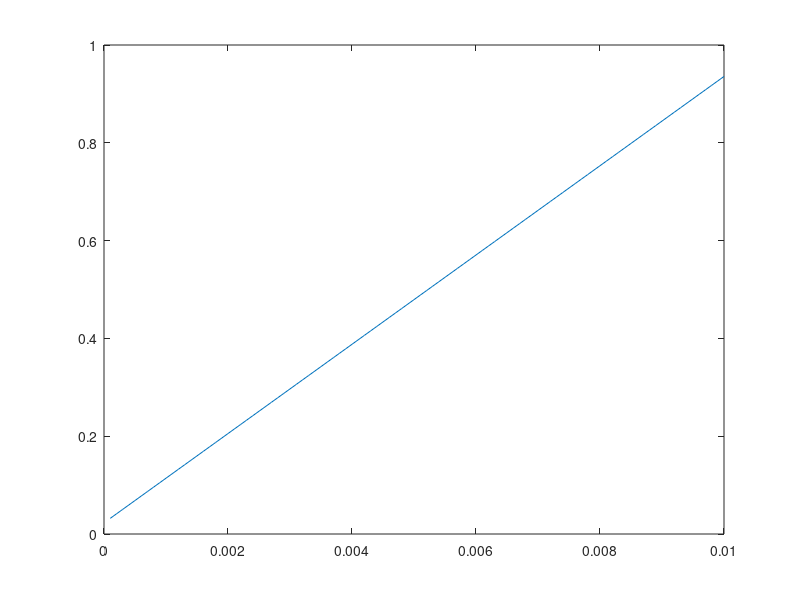

The MATLAB script that drew this image:
%By:        Shane Billingsley
%Class:     ASEN 3728 Aircraft Dynamics
%Date:      Spring 2024

%% Question 1
close; clear all;
%givens
A_lon = [-0.020 0.016 -0.65 -32.17; -0.13 -1.019 454.21 0;...
     0 -0.0050 -1.38 0; 0 0 1.0 0]; %longitudinal matrix
V_a = 502;  %trim velocity in ft/s
[V1,D1] = eig(A_lon); %get eigenvalues/eigenvectors
values = diag(D1);
%find indices for short period and phugoid poles
sp_val_ind = find(real(values) == min(real(values)));
ph_val_ind = find(real(values) == max(real(values)));
%sort values and vectors into short period and phugoid
sp_values = values(sp_val_ind); ph_values = values(ph_val_ind);
sp_vectors = V1(:,sp_val_ind);  ph_vectors = V1(:,ph_val_ind);
%find zeta and omega_n for short period and phugoid
sp_omega_n = sqrt(real(sp_values(1))^2 + imag(sp_values(1))^2);
sp_zeta = abs(real(sp_values(1))/sp_omega_n);
ph_omega_n = sqrt(real(ph_values(1))^2 + imag(ph_values(1))^2);
ph_zeta = abs(real(ph_values(1))/ph_omega_n);
%output results for reference
%disp("Short Period Frequency is " + string(sp_omega_n)...
%    + " and Damping Coefficient is "+ string(sp_zeta));
%disp("Phugoid Frequency is " + string(ph_omega_n)...
%    + " and Damping Coefficient is "+ string(ph_zeta));

%normalize vectors
sp_vectors_norm = sp_vectors;   ph_vectors_norm = ph_vectors;
sp_vectors_norm = sp_vectors_norm./sp_vectors_norm(4,:);
ph_vectors_norm = ph_vectors_norm./ph_vectors_norm(4,:);
%display for reference
%disp("Short Period")
%disp(sp_vectors_norm);
%disp("Phugoid");
%disp(ph_vectors_norm);

%generate phasor plots

%nondimensionalize eigenvectors for phasor plot
sp_vectors_norm(1:2,:) = sp_vectors_norm(1:2,:)./V_a;
ph_vectors_norm(1:2,:) = ph_vectors_norm(1:2,:)./V_a;

% figure();   hold on;    grid on;
% plot([0 real(sp_vectors_norm(4,1))],[0 imag(sp_vectors_norm(4,1))], 'LineWidth',1.5,'Color','b');
% plot([0 real(sp_vectors_norm(3,1))],[0 imag(sp_vectors_norm(3,1))], 'LineWidth',1.5,'Color','g');
% plot([0 real(sp_vectors_norm(2,1))],[0 imag(sp_vectors_norm(2,1))], 'LineWidth',1.5,'Color','y');
% plot([0 real(sp_vectors_norm(1,1))],[0 imag(sp_vectors_norm(1,1))], 'LineWidth',1.5,'Color','r');
% legend("\delta \theta","\delta q","\delta w/u_0","\delta u/u_0");
% title("Phasor Plot for Short Period Mode");
% xlabel("Real");
% ylabel("Imaginary");
% hold off;
% 
% figure();   hold on;    grid on;
% plot([0 real(ph_vectors_norm(4,1))],[0 imag(ph_vectors_norm(4,1))], 'LineWidth',1.5,'Color','b');
% plot([0 real(ph_vectors_norm(3,1))],[0 imag(ph_vectors_norm(3,1))], 'LineWidth',1.5,'Color','g');
% plot([0 real(ph_vectors_norm(2,1))],[0 imag(ph_vectors_norm(2,1))], 'LineWidth',1.5,'Color','y');
% plot([0 real(ph_vectors_norm(1,1))],[0 imag(ph_vectors_norm(1,1))], 'LineWidth',1.5,'Color','r');
% legend("\delta \theta","\delta q","\delta w/u_0","\delta u/u_0");
% title("Phasor Plot for Phugoid Mode");
% xlabel("Real");
% ylabel("Imaginary");
% hold off;

%% Question 2
%givens
B = [-0.244;-1.46;-0.2;0];  %controls matrix
k1 = -5.0;  k2 = -0.005;    %gain values

A_sp = A_lon(2:3,2:3); %slice off short period approx from full A matrix
%get eigenvalues/eigenvectors
[V2,D2]=eig(A_sp);
values2 = diag(D2);
%find zeta and omega_n for short period
sp_approx_omega_n = sqrt(real(values2(1))^2 + imag(values2(1))^2);
sp_approx_zeta = abs(real(values2(1))/sp_approx_omega_n);
%disp("Short Period Approximation Frequency is " + string(sp_approx_omega_n)...
    %+ " and Damping Coefficient is "+ string(sp_approx_zeta));
%find closed loop matrix for approximation
K = [-k2/V_a -k1];
A_cl_approx = A_sp + B(2:3)*K;
%disp(A_cl_approx);
values2_cl_approx = eig(A_cl_approx);
%disp(values2_cl);

%find closed loop matrix for full longitudinal
BK = B*[0 K 0];
%disp(BK);
A_cl = A_lon + BK;
values2_cl = eig(A_cl);
%disp(A_cl);
%disp(values2_cl);

%% Question 3
%givens
A3 = [-0.0025 -30; 0.0001 0];
B3 = [10;0];    k1 = linspace(0.0001,0.01,100);    k2 = zeros(1,length(k1));

%get open loop eigenvalues
values3 = eig(A3);

%find natural freq and damping from eigenvalues
omega_n_3 = sqrt(real(values3(1))^2 + imag(values3(1))^2);
zeta_3 = abs(real(values3(1))/omega_n_3);
%disp("Phugoid Approximation Frequency is " + string(omega_n_3)...
%    + " and Damping Coefficient is "+ string(zeta_3));
%loop through possible gains and find damping coefficient
zeta_3_vec = zeros(1,length(k2));
for i = 1:length(k2)
    %define closed loop matrix
    A3_cl = A3 - [10*k1(i) 10*k2(i); 0 0];
    values3_cl = eig(A3_cl);
    omega_n_3_cl = sqrt(real(values3_cl(1))^2 + imag(values3_cl(1))^2);
    zeta_3_cl = abs(real(values3_cl(1))/omega_n_3_cl);
    zeta_3_vec(i) = zeta_3_cl;
end
figure();
plot(k1,zeta_3_vec);